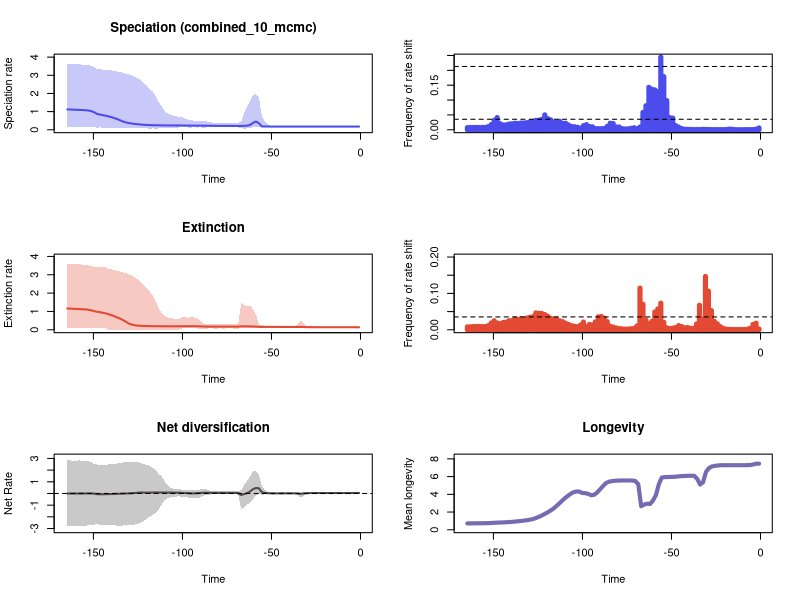

This chart was generated by the following R code:


pdf(file='C:/Users/Gabriela Karam/PyRate/Datasets/Ophidia_abril/RTT_plots.pdf',width=10, height=15)
par(mfrow=c(3,2))
library(scales)

time=c(-0.827253915, -2.481761745,-4.136269575,-5.790777405,-7.445285235,-9.099793065,-10.754300895,-12.408808725,-14.063316555,-15.717824385,-17.372332215,-19.026840045,-20.681347875,-22.335855705,-23.990363535,-25.644871365,-27.299379195,-28.953887025,-30.608394855,-32.262902685,-33.917410515,-35.571918345,-37.226426175,-38.880934005,-40.535441835,-42.189949665,-43.844457495,-45.498965325,-47.153473155,-48.807980985,-50.462488815,-52.116996645,-53.771504475,-55.426012305,-57.080520135,-58.735027965,-60.389535795,-62.044043625,-63.698551455,-65.353059285,-67.007567115,-68.662074945,-70.316582775,-71.971090605,-73.625598435,-75.280106265,-76.934614095,-78.589121925,-80.243629755,-81.898137585,-83.552645415,-85.207153245,-86.861661075,-88.516168905,-90.170676735,-91.825184565,-93.479692395,-95.134200225,-96.788708055,-98.443215885,-100.097723715,-101.752231545,-103.406739375,-105.061247205,-106.715755035,-108.370262865,-110.024770695,-111.679278525,-113.333786355,-114.988294185,-116.642802015,-118.297309845,-119.951817675,-121.606325505,-123.260833335,-124.915341165,-126.569848995,-128.224356825,-129.878864655,-131.533372485,-133.187880315,-134.842388145,-136.496895975,-138.151403805,-139.805911635,-141.460419465,-143.114927295,-144.769435125,-146.423942955,-148.078450785,-149.732958615,-151.387466445,-153.041974275,-154.696482105,-156.350989935,-158.005497765,-159.660005595,-161.314513425,-162.969021255,-164.623529085)
rate=c(0.17635439694485947, 0.17621422835724143,0.17616430940320105,0.176154008496699,0.17614274166048532,0.1761361526650097,0.17612877915992164,0.1761261521759051,0.17612360256016973,0.17612877915992164,0.1761798546600738,0.17624167045884653,0.17623518990596798,0.1762347122386101,0.17623919289045925,0.17625157737023894,0.1762668320339006,0.1762756029329694,0.17628601442278063,0.17630343784924027,0.1763433493604888,0.1763585228876663,0.1763652789442074,0.17636778246330823,0.17636893207810364,0.1763798180943985,0.17639883231913894,0.17644512313077432,0.17662302303377947,0.17694962787900864,0.17741693822905408,0.17872614215296037,0.18100919770576673,0.18429890890245865,0.3621221099623859,0.45356649088631296,0.37770523499454334,0.26465678454895025,0.22922404474797606,0.2175876569850313,0.21169034295574402,0.21006078225558522,0.2101057987791397,0.2107844331374282,0.21161335052259897,0.21208395219952278,0.21246529342970205,0.21285805805733976,0.21389600372628315,0.21548108713166253,0.21730686083994755,0.2224175461147958,0.22564992298820247,0.2266826604654797,0.2271356223398439,0.22756916244372072,0.22802776101255584,0.22875847613083955,0.23076305423193388,0.23304900064147155,0.23580967033033773,0.23671644935465244,0.2369981858253414,0.23747859926768305,0.23785914555619664,0.2385142619782713,0.23974007206719972,0.24278311697666022,0.24548169469658265,0.24863757768535916,0.251681020164497,0.2564427072482206,0.26299682157966775,0.2741992804156035,0.28915536364328553,0.30206095028544006,0.31816106302071606,0.339641829741696,0.3651609670086639,0.40069122173773625,0.4494769174382283,0.5135450751855455,0.5841470726098599,0.6392181292289061,0.6933945948067255,0.7367173692943412,0.7756765022384509,0.8063576216635202,0.8372675823608251,0.8769948712422426,0.9740009403962012,1.032917839832316,1.0629024875362862,1.0784966598084837,1.0865092852149836,1.093662647245834,1.1006773452418024,1.108364325343799,1.116199487704199,1.12234937893034)
minHPD=c(0.15047688196748993, 0.15167559265181096,0.15132519253274399,0.15148749836768638,0.1514930529801872,0.15152557060732613,0.15141803015836805,0.15146310940236649,0.15146310940236649,0.15141803015836805,0.1514969392749431,0.15141030173490067,0.1514861711612616,0.151498354090392,0.15149092192114894,0.15148188685916758,0.1516803792053764,0.15118003575571146,0.1517959685725827,0.1516803792053764,0.1514969392749431,0.15132519253274399,0.15118086176141227,0.15109419573977015,0.15092743599112352,0.15062648035409354,0.15018728151246982,0.1503741928890592,0.15018359621745658,0.14826793411830935,0.14313338425874292,0.14323407861803317,0.14054388043876212,0.13929630344175667,0.1428662802219568,0.14551491431869853,0.13273740267597953,0.11069827492781094,0.08858909439982514,0.04774277093026284,0.10630106107166885,0.1254981125740545,0.1253739080826757,0.12546005765934115,0.12800873946964558,0.12889980075898722,0.1288126630486054,0.1292593482922829,0.13285330850287647,0.13384565351663508,0.134705569834007,0.12922099305840995,0.1254981125740545,0.12341267450457791,0.12610266829517963,0.12466136341672367,0.12614691067650227,0.1246899712037885,0.1252643457727721,0.12615873544098385,0.12834290900280784,0.1252643457727721,0.12454669769095757,0.12358576356772545,0.1255592950132515,0.11633875142244049,0.11027032764439393,0.09489355646494699,0.0947608092150962,0.03407444591631523,0.09737549022885689,0.03407444591631523,0.0947608092150962,0.10653024584939008,0.10653024584939008,0.10667556671616323,0.11676458683939805,0.1131826429191881,0.11734922499644543,0.11690503274116287,0.1236060007627621,0.11713723177752343,0.12171653048057952,0.12324041361480007,0.12383478874535872,0.12171653048057952,0.12468361131043218,0.12369541103888777,0.12631785144244106,0.12302478281033627,0.13543290393541363,0.13483448583348215,0.13537062493103016,0.13605743886722307,0.1303155938210828,0.133551969035519,0.13483448583348215,0.13483448583348215,0.12976414505340148,0.13605743886722307)
maxHPD=c(0.20237598912923976, 0.2023380315558822,0.20164205010285804,0.20169155505399605,0.20164259204832902,0.20164259204832902,0.20151602972583355,0.201537463575649,0.201537463575649,0.20150946571821993,0.20163485323052172,0.20168465346739786,0.20168283221817687,0.20171436713158689,0.2017517597047409,0.20179167487236685,0.20207256825441985,0.20163265644131642,0.20232671513753772,0.20232327034097414,0.20234276166483237,0.20234276166483237,0.2023380315558822,0.20238316485515334,0.20238150407123906,0.20238150407123906,0.20238316485515334,0.20326862753322528,0.2048686154321381,0.2075079437273238,0.2159086848412583,0.3047212203759296,0.46635141482411885,0.7577339174164349,1.7935259924917402,1.9724228505236754,1.897917414639807,1.5812823125246138,1.2449268072303308,0.9094829233736212,0.4175593966884342,0.39336930420895116,0.3905456688990876,0.38635622850283574,0.38501829480389826,0.38456434795827155,0.38419804287462966,0.38474280004707445,0.38906328707088395,0.3943476868451236,0.4015111060363738,0.4294984949550167,0.4671055572234433,0.4799536387568449,0.49132971099092587,0.49611790794607885,0.5044512557189832,0.5165727158920582,0.5622949236719212,0.6177419080634807,0.6900050595204351,0.7165707882021193,0.7396846992197283,0.7818529123780483,0.8341268388766178,0.9040963836073022,1.0344142563435492,1.2800072811197392,1.5352748212947132,1.847068634067262,2.109528548083731,2.217188802669077,2.4194240072688236,2.562961112681075,2.7190845587037824,2.8224327425064266,2.9167142873291296,2.9820494389572842,3.041052145162954,3.0850756613465338,3.136971157151777,3.173166793670826,3.2072930830054527,3.238558813086136,3.273481181560099,3.286428187299696,3.3067133327435,3.315208290543227,3.3278402733281163,3.3487499785702504,3.4589929315876735,3.5296625060461135,3.571063740552061,3.5887648763748246,3.5889136922754035,3.602451347437453,3.6116090654908044,3.6224811638111847,3.6259793299857077,3.6419738234408574)
remove_na = !is.na(rate)
time = time[remove_na]
plot(time,time,type = 'n', ylim = c(0, 4.006171205784944), xlim = c(-165.450783,-0.0), ylab = 'Speciation rate', xlab = 'Time',main='Speciation (combined_10_mcmc)' )
polygon(c(time, rev(time)), c(maxHPD[remove_na], rev(minHPD[remove_na])), col = alpha('#4c4cec',0.3), border = NA)
lines(time,rate[remove_na], col = '#4c4cec', lwd=2)
mids=c(-0.8356100151515151, -2.5068300454545454,-4.178050075757575,-5.849270106060606,-7.520490136363636,-9.191710166666667,-10.862930196969698,-12.534150227272727,-14.205370257575757,-15.876590287878786,-17.547810318181817,-19.219030348484846,-20.890250378787876,-22.56147040909091,-24.232690439393938,-25.903910469696967,-27.575130499999997,-29.246350530303026,-30.91757056060606,-32.588790590909085,-34.26001062121212,-35.93123065151515,-37.602450681818176,-39.27367071212121,-40.94489074242424,-42.61611077272727,-44.2873308030303,-45.958550833333334,-47.62977086363636,-49.30099089393939,-50.97221092424242,-52.64343095454545,-54.314650984848484,-55.98587101515151,-57.65709104545454,-59.32831107575757,-60.9995311060606,-62.670751136363634,-64.34197116666667,-66.01319119696969,-67.68441122727272,-69.35563125757575,-71.02685128787878,-72.69807131818182,-74.36929134848485,-76.04051137878787,-77.7117314090909,-79.38295143939393,-81.05417146969697,-82.7253915,-84.39661153030302,-86.06783156060605,-87.73905159090909,-89.41027162121212,-91.08149165151515,-92.75271168181818,-94.4239317121212,-96.09515174242424,-97.76637177272727,-99.4375918030303,-101.10881183333333,-102.78003186363635,-104.45125189393939,-106.12247192424242,-107.79369195454545,-109.46491198484848,-111.1361320151515,-112.80735204545454,-114.47857207575757,-116.1497921060606,-117.82101213636363,-119.49223216666665,-121.16345219696969,-122.83467222727272,-124.50589225757575,-126.17711228787878,-127.84833231818182,-129.51955234848486,-131.1907723787879,-132.8619924090909,-134.53321243939394,-136.20443246969697,-137.8756525,-139.54687253030303,-141.21809256060607,-142.8893125909091,-144.56053262121213,-146.23175265151517,-147.9029726818182,-149.57419271212123,-151.24541274242424,-152.91663277272727,-154.5878528030303,-156.25907283333333,-157.93029286363637,-159.6015128939394,-161.27273292424243,-162.94395295454547,-164.6151729848485)
counts=c(0.0061806180618061805, 0.0022302230223022303,0.0008000800080008001,0.0006900690069006901,0.0006300630063006301,0.00072007200720072,0.00042004200420042004,0.00044004400440044003,0.0006100610061006101,0.00208020802080208,0.00222022202220222,0.0011901190119011902,0.00054005400540054,0.00071007100710071,0.0007000700070007,0.0008300830083008301,0.0008200820082008201,0.0009800980098009801,0.00144014401440144,0.0016101610161016102,0.00109010901090109,0.00107010701070107,0.00105010501050105,0.0013701370137013701,0.0016401640164016402,0.0021302130213021304,0.004090409040904091,0.00907090709070907,0.014161416141614161,0.03937393739373937,0.04117411741174117,0.09814981498149815,0.1788878887888789,0.24477447744774478,0.12828282828282828,0.13418341834183417,0.13661366136613662,0.14284428442844285,0.08076807680768076,0.058375837583758375,0.009260926092609261,0.004050405040504051,0.006810681068106811,0.00489048904890489,0.0033203320332033204,0.0027402740274027402,0.0038903890389038903,0.009520952095209522,0.009550955095509552,0.020912091209120912,0.02215221522152215,0.011691169116911692,0.004420442044204421,0.0037503750375037503,0.00402040204020402,0.004010401040104011,0.01017101710171017,0.011241124112411242,0.01738173817381738,0.01374137413741374,0.005750575057505751,0.008550855085508551,0.010301030103010301,0.011131113111311132,0.016001600160016,0.022062206220622063,0.021812181218121812,0.0287028702870287,0.025182518251825183,0.024752475247524754,0.033393339333933396,0.037833783378337836,0.049994999499949996,0.03493349334933493,0.03234323432343234,0.031863186318631866,0.028192819281928194,0.025652565256525654,0.02404240424042404,0.023002300230023004,0.022802280228022803,0.02125212521252125,0.022172217221722173,0.020232023202320232,0.01935193519351935,0.01675167516751675,0.016361636163616362,0.02045204520452045,0.04095409540954095,0.03202320232023202,0.017481748174817482,0.010711071107110712,0.00804080408040804,0.008280828082808282,0.0075307530753075305,0.0083008300830083,0.00793079307930793,0.007990799079907992,0.0072007200720072)
plot(mids,counts,type = 'h', xlim = c(-165.450783,-0.0), ylim=c(0,0.24477447744774478), ylab = 'Frequency of rate shift', xlab = 'Time',lwd=5,col='#4c4cec')
bf2 = 0.03534450657052072
bf6 = 0.2130516392520573
abline(h=bf2, lty=2)
abline(h=bf6, lty=2)

time=c(-0.827253915, -2.481761745,-4.136269575,-5.790777405,-7.445285235,-9.099793065,-10.754300895,-12.408808725,-14.063316555,-15.717824385,-17.372332215,-19.026840045,-20.681347875,-22.335855705,-23.990363535,-25.644871365,-27.299379195,-28.953887025,-30.608394855,-32.262902685,-33.917410515,-35.571918345,-37.226426175,-38.880934005,-40.535441835,-42.189949665,-43.844457495,-45.498965325,-47.153473155,-48.807980985,-50.462488815,-52.116996645,-53.771504475,-55.426012305,-57.080520135,-58.735027965,-60.389535795,-62.044043625,-63.698551455,-65.353059285,-67.007567115,-68.662074945,-70.316582775,-71.971090605,-73.625598435,-75.280106265,-76.934614095,-78.589121925,-80.243629755,-81.898137585,-83.552645415,-85.207153245,-86.861661075,-88.516168905,-90.170676735,-91.825184565,-93.479692395,-95.134200225,-96.788708055,-98.443215885,-100.097723715,-101.752231545,-103.406739375,-105.061247205,-106.715755035,-108.370262865,-110.024770695,-111.679278525,-113.333786355,-114.988294185,-116.642802015,-118.297309845,-119.951817675,-121.606325505,-123.260833335,-124.915341165,-126.569848995,-128.224356825,-129.878864655,-131.533372485,-133.187880315,-134.842388145,-136.496895975,-138.151403805,-139.805911635,-141.460419465,-143.114927295,-144.769435125,-146.423942955,-148.078450785,-149.732958615,-151.387466445,-153.041974275,-154.696482105,-156.350989935,-158.005497765,-159.660005595,-161.314513425,-162.969021255,-164.623529085)
rate=c(0.13688973974588395, 0.13695759943382718,0.13765474787776577,0.13826534784822603,0.13843842822798058,0.13849525051128475,0.13851491253935005,0.13852001291414726,0.13851835199084556,0.13851835199084556,0.1385261319146755,0.1385268122682909,0.13854807073963993,0.13864202149454324,0.13890276685710118,0.13949652547314245,0.14022054861615685,0.14203620760189523,0.14599209010655198,0.1527131509946815,0.154854436526603,0.1543089890026368,0.1537577446564724,0.15380017871087692,0.15396905491792362,0.15425410843003967,0.1545488528084327,0.15494013308472054,0.15559350923856835,0.15602988594695613,0.15628325675247484,0.1563611988040877,0.15657325018066354,0.1571473586295219,0.16063631040098084,0.17017344977105325,0.17757287012774853,0.18320088665405923,0.1844304598692013,0.18632693019695976,0.1886479091698899,0.17354166857570424,0.17124589060531575,0.17059110632025948,0.17039757695649027,0.17038884577958913,0.17046449839643513,0.17066869637695964,0.17101636574756585,0.1715088360078727,0.17230570966837278,0.17350024650095033,0.17560835441989897,0.18005348693151024,0.1847146909791626,0.18964257975880394,0.19369221182598348,0.19496994110174276,0.19430907190174843,0.1934502449497023,0.19306648336672688,0.1903365791743158,0.1897827980918969,0.18976688959454388,0.18995209838242788,0.19024476734336643,0.1907994784746163,0.1917387031915861,0.19298617991040118,0.1945706618135053,0.19656521041487854,0.1989519991135784,0.2020757451367749,0.20681386409899477,0.21361185915553688,0.22354952482202484,0.2412567297266467,0.2800488593935456,0.3296899514656466,0.42157435524058945,0.5186748830223341,0.5963215168163603,0.6696062176555159,0.7322092866564104,0.7983165736308513,0.8480306550533847,0.894256005847244,0.9276172643009053,0.9612955123937031,0.9850089974836074,1.0192495843729485,1.0649626606170377,1.0958648485747258,1.1101716820532264,1.1193207459074375,1.1285244439130286,1.1365884576088945,1.1446637887100264,1.1537259520412957,1.160333108954858)
minHPD=c(0.10001666821438797, 0.10090104691809271,0.10343716421102471,0.10484816721151238,0.10487165170129767,0.10485165120096969,0.1049316302733871,0.10517444087490149,0.10514182674364722,0.10483133554304401,0.10497527177484088,0.1049316302733871,0.10497527177484088,0.10496467741157349,0.10415501087131224,0.10197905222341387,0.10028318889907877,0.10035598433138634,0.10411922274961437,0.10189808774838308,0.11134369706189978,0.11917035965047307,0.12281814291526116,0.12257293759901278,0.12281814291526116,0.12305640110090879,0.12430136732476486,0.1240637836487563,0.12401658765679438,0.1246026432350749,0.12503378680844024,0.12452939552180091,0.12397051913189629,0.12381908024184897,0.11798057927657093,0.1149664194296605,0.11373061861464047,0.11801162000253851,0.11715841234161795,0.1149932555449941,0.11421342224919816,0.05234477585442871,0.06473165383564516,0.07079892933915238,0.07104740817089605,0.07081759994075577,0.06793578602222079,0.07103046921819837,0.06792322485700758,0.06590092963329505,0.0719325359720612,0.07107564357683543,0.05849406053707148,0.04790074654594425,0.042697240870807375,0.07848704036822733,0.09736443564071763,0.10202807222934253,0.09758303868563047,0.09392168952022929,0.08589786184169568,7.020827833894094e-06,7.020827833894094e-06,7.020827833894094e-06,3.9788020945093186e-05,7.020827833894094e-06,3.9788020945093186e-05,7.020827833894094e-06,7.020827833894094e-06,7.020827833894094e-06,7.020827833894094e-06,7.020827833894094e-06,7.020827833894094e-06,7.020827833894094e-06,7.020827833894094e-06,7.020827833894094e-06,7.020827833894094e-06,7.020827833894094e-06,7.020827833894094e-06,7.020827833894094e-06,7.020827833894094e-06,7.020827833894094e-06,7.020827833894094e-06,1.037946732075991e-05,1.037946732075991e-05,5.6065497045598656e-05,0.09138466478522475,0.09165665583809518,0.09743257253113068,0.09786709658864544,0.10301929172438902,0.10550607681608773,0.09798412248213909,0.10679408575297013,0.10986334666494267,0.11144966068701401,0.10198561845587088,0.10629345427141199,0.10301929172438902,0.11608506587103913)
maxHPD=c(0.16890968930895256, 0.16897519280462756,0.16675713434303804,0.16564983549290982,0.1652641047008649,0.16526379422597132,0.1653536756065523,0.16561625745651856,0.16564757611318567,0.16541132786847643,0.16564983549290982,0.165814488216819,0.16615139043972443,0.1667766849699044,0.16755800604156562,0.16970044555626235,0.1760195343766718,0.19671101304815095,0.2195738346404874,0.4281210184658976,0.4916245493761861,0.23853060220432828,0.22705269674290052,0.22601391274553054,0.22601391274553054,0.22616882521877127,0.22747754603069242,0.22748148290573403,0.22859625300224407,0.23056721448003964,0.23194660906127462,0.23194660906127462,0.2327849549465931,0.23621816448506472,0.28190524871586703,0.8515110369483677,1.1061041764407358,1.3297012628027245,1.2901905578072723,1.3383692308070478,1.4849654654156823,0.32078705216231995,0.29763134503711625,0.29778648383076795,0.29955640507848075,0.3000991512941555,0.2977250436786837,0.3016379105313719,0.29995809267386986,0.2999143605171086,0.3096694999378337,0.31663274630044724,0.32078705216231995,0.36779643422219815,0.4964640177446084,0.6307565384086591,0.6716387591621364,0.6832993131998053,0.6638783418581278,0.6770058161029268,0.6882726578546025,0.5955353742052913,0.5986548560901233,0.6150826458910006,0.641895175352799,0.6812365509479558,0.7496446843864139,0.8918614370095507,1.181955948149925,1.553456987642895,1.8604778149420393,2.0716318122123476,2.258811895291034,2.4262415838764744,2.5796795654801286,2.7244243162957806,2.845284765805159,2.9522305567833786,3.0176872177085676,3.0751661686368084,3.1238496611579953,3.17153647854884,3.2127016576784446,3.250217685217891,3.2884671921010784,3.307891961717467,3.405927641908738,3.4054594481279916,3.4085805775004707,3.408408827614894,3.4381753137972835,3.4901235803949016,3.5200332933965472,3.546767462355524,3.5572147488322368,3.5695996981824214,3.5691523913163308,3.5809328227967785,3.5856796873363934,3.607120822949321)
remove_na = !is.na(rate)
time = time[remove_na]
plot(time,time,type = 'n', ylim = c(0, 3.9678329052442534), xlim = c(-165.450783,-0.0), ylab = 'Extinction rate', xlab = 'Time',main='Extinction' )
polygon(c(time, rev(time)), c(maxHPD[remove_na], rev(minHPD[remove_na])), col = alpha('#e34a33',0.3), border = NA)
lines(time,rate[remove_na], col = '#e34a33', lwd=2)
mids=c(-0.8356100151515151, -2.5068300454545454,-4.178050075757575,-5.849270106060606,-7.520490136363636,-9.191710166666667,-10.862930196969698,-12.534150227272727,-14.205370257575757,-15.876590287878786,-17.547810318181817,-19.219030348484846,-20.890250378787876,-22.56147040909091,-24.232690439393938,-25.903910469696967,-27.575130499999997,-29.246350530303026,-30.91757056060606,-32.588790590909085,-34.26001062121212,-35.93123065151515,-37.602450681818176,-39.27367071212121,-40.94489074242424,-42.61611077272727,-44.2873308030303,-45.958550833333334,-47.62977086363636,-49.30099089393939,-50.97221092424242,-52.64343095454545,-54.314650984848484,-55.98587101515151,-57.65709104545454,-59.32831107575757,-60.9995311060606,-62.670751136363634,-64.34197116666667,-66.01319119696969,-67.68441122727272,-69.35563125757575,-71.02685128787878,-72.69807131818182,-74.36929134848485,-76.04051137878787,-77.7117314090909,-79.38295143939393,-81.05417146969697,-82.7253915,-84.39661153030302,-86.06783156060605,-87.73905159090909,-89.41027162121212,-91.08149165151515,-92.75271168181818,-94.4239317121212,-96.09515174242424,-97.76637177272727,-99.4375918030303,-101.10881183333333,-102.78003186363635,-104.45125189393939,-106.12247192424242,-107.79369195454545,-109.46491198484848,-111.1361320151515,-112.80735204545454,-114.47857207575757,-116.1497921060606,-117.82101213636363,-119.49223216666665,-121.16345219696969,-122.83467222727272,-124.50589225757575,-126.17711228787878,-127.84833231818182,-129.51955234848486,-131.1907723787879,-132.8619924090909,-134.53321243939394,-136.20443246969697,-137.8756525,-139.54687253030303,-141.21809256060607,-142.8893125909091,-144.56053262121213,-146.23175265151517,-147.9029726818182,-149.57419271212123,-151.24541274242424,-152.91663277272727,-154.5878528030303,-156.25907283333333,-157.93029286363637,-159.6015128939394,-161.27273292424243,-162.94395295454547,-164.6151729848485)
counts=c(0.0022302230223022303, 0.018041804180418043,0.014921492149214921,0.0042104210421042105,0.0017701770177017701,0.0009000900090009,0.0006600660066006601,0.0009000900090009,0.0008900890089008901,0.00112011201120112,0.0013101310131013102,0.00199019901990199,0.0039203920392039205,0.00864086408640864,0.01632163216321632,0.023292329232923292,0.05293529352935294,0.10623062306230623,0.14660466046604662,0.029602960296029605,0.06755675567556756,0.015991599159915992,0.0036703670367036704,0.0042904290429042905,0.0061406140614061406,0.005530553055305531,0.008920892089208921,0.011501150115011502,0.006280628062806281,0.0046204620462046205,0.0033403340334033403,0.00547054705470547,0.020572057205720574,0.07311731173117311,0.05732573257325733,0.048834883488348836,0.02304230423042304,0.01669166916691669,0.0268026802680268,0.06993699369936994,0.11448144814481448,0.01065106510651065,0.004060406040604061,0.00286028602860286,0.0021702170217021703,0.0019001900190019003,0.00267026702670267,0.0035003500350035003,0.004960496049604961,0.007640764076407641,0.009770977097709771,0.0223022302230223,0.031733173317331734,0.036623662366236626,0.03565356535653565,0.021632163216321634,0.013391339133913391,0.014751475147514752,0.00798079807980798,0.021282128212821282,0.013011301130113012,0.00827082708270827,0.009850985098509851,0.01142114211421142,0.014571457145714572,0.018201820182018203,0.0224022402240224,0.024972497249724973,0.02917291729172917,0.029732973297329733,0.031543154315431546,0.037233723372337234,0.04191419141914191,0.04494449444944494,0.04551455145514551,0.0464046404640464,0.036053605360536055,0.03414341434143414,0.032503250325032505,0.028572857285728573,0.03081308130813081,0.028522852285228523,0.029522952295229523,0.025082508250825083,0.025022502250225023,0.021232123212321232,0.020052005200520053,0.016621662166216623,0.018841884188418843,0.02484248424842484,0.018681868186818683,0.01147114711471147,0.008840884088408841,0.009180918091809182,0.00927092709270927,0.00935093509350935,0.009080908090809081,0.008290829082908291,0.007940794079407941)
plot(mids,counts,type = 'h', xlim = c(-165.450783,-0.0), ylim=c(0,0.2), ylab = 'Frequency of rate shift', xlab = 'Time',lwd=5,col='#e34a33')
abline(h=bf2, lty=2)
abline(h=bf6, lty=2)
#Net Diversification Rate
time=c(-0.827253915, -2.481761745,-4.136269575,-5.790777405,-7.445285235,-9.099793065,-10.754300895,-12.408808725,-14.063316555,-15.717824385,-17.372332215,-19.026840045,-20.681347875,-22.335855705,-23.990363535,-25.644871365,-27.299379195,-28.953887025,-30.608394855,-32.262902685,-33.917410515,-35.571918345,-37.226426175,-38.880934005,-40.535441835,-42.189949665,-43.844457495,-45.498965325,-47.153473155,-48.807980985,-50.462488815,-52.116996645,-53.771504475,-55.426012305,-57.080520135,-58.735027965,-60.389535795,-62.044043625,-63.698551455,-65.353059285,-67.007567115,-68.662074945,-70.316582775,-71.971090605,-73.625598435,-75.280106265,-76.934614095,-78.589121925,-80.243629755,-81.898137585,-83.552645415,-85.207153245,-86.861661075,-88.516168905,-90.170676735,-91.825184565,-93.479692395,-95.134200225,-96.788708055,-98.443215885,-100.097723715,-101.752231545,-103.406739375,-105.061247205,-106.715755035,-108.370262865,-110.024770695,-111.679278525,-113.333786355,-114.988294185,-116.642802015,-118.297309845,-119.951817675,-121.606325505,-123.260833335,-124.915341165,-126.569848995,-128.224356825,-129.878864655,-131.533372485,-133.187880315,-134.842388145,-136.496895975,-138.151403805,-139.805911635,-141.460419465,-143.114927295,-144.769435125,-146.423942955,-148.078450785,-149.732958615,-151.387466445,-153.041974275,-154.696482105,-156.350989935,-158.005497765,-159.660005595,-161.314513425,-162.969021255,-164.623529085)
net_rate=c(0.0435621882390433, 0.042343921487610084,0.04060275306013599,0.039420380492504285,0.03911881475165359,0.039012327246423006,0.03897300677850009,0.03897364054861178,0.03899118450524212,0.03901116134991851,0.03912623182832443,0.03953366159584161,0.03923142243761807,0.03909713024498191,0.03867976947949323,0.03767874968972091,0.03644182580795636,0.03296922405608029,0.023517011995119567,-0.009904270697424354,-0.019133832800102522,0.0029524010088776056,0.012518095821523674,0.012756625179679444,0.012551094964976283,0.01216409844967532,0.01178563316275948,0.011365984805684752,0.01088104799208666,0.01154214380713624,0.01375160142030167,0.023457449316569713,0.05062315898221859,0.10443086158058348,0.44765204734465225,0.466782214591628,0.371381918448139,0.1712867022613281,0.031971215239355213,-0.05455486678281195,-0.1308179982389355,0.034369577487152435,0.04677057283746489,0.04921768116440377,0.05052520745005399,0.05101747701420036,0.05127265777119443,0.051481599047807136,0.052383776316279544,0.05434292609846128,0.05626469075550881,0.06625906406307606,0.06909972572431472,0.05816356363323228,0.04262335168636672,0.024719554638216488,0.010045869667049356,0.008901957278587336,0.024226282019798855,0.036972160430001,0.05014989534608448,0.06385276484560477,0.06784048182127357,0.07357143314128091,0.07506112595169984,0.07587732997104084,0.0777198814943401,0.08452400774666906,0.08251671843896066,0.09198528515005236,0.08135074496315699,0.07564786652209152,0.07160013221269947,0.07696793321620739,0.08564566301048168,0.0675701657517219,0.044581557999729245,0.021588318828423794,0.012287712562745755,-0.00041167701460938596,-0.011035612419140054,-0.01952503880071825,-0.028710783254501295,-0.03771869969771396,-0.047277046702222485,-0.05362040439558261,-0.06028020843913113,-0.06479692744400706,-0.06943831339620225,-0.058074866257711265,-0.008063122789134552,0.0024310244390526757,0.0019307410486356113,0.0012984034011168694,0.0003307297141220915,-0.0008942403128981733,-0.0032134901670097474,-0.0036878258176422244,-0.004540530049422733,-0.005320051299109641)
net_minHPD=c(-0.00175809471914129, -0.001213400427128114,0.0005477649409746932,0.001988974096838375,0.0025034185215848936,0.0022817289761183357,0.002285571937959474,0.0022968834186656295,0.00226934875838275,0.002152077194591401,0.0020111626819920847,0.001944766725707786,0.0017712382381675218,0.0008236676135829624,-0.0002566533616582267,-0.0029710260789487797,-0.007699185694082594,-0.024806114595340517,-0.047246925286179325,-0.2569513150499746,-0.3246971267783819,-0.0659243813208116,-0.05415878152217521,-0.05305586967721301,-0.053085130988913126,-0.05354212378070056,-0.05415062463175774,-0.055945428640431144,-0.058174873281325146,-0.06270419232049906,-0.07360262353013733,-0.08359890167871567,-0.08283792114903096,-0.0957739355719189,-0.0765903074815828,-0.15496924295594894,-0.5178512802250015,-0.783611384748141,-0.9651178352088734,-1.1731805409586233,-1.3732349504972026,-0.10262600656015833,-0.07405506576060017,-0.07060421396795366,-0.06790893989525718,-0.06754502072464522,-0.06623147469749782,-0.06514741046396072,-0.0679395102337661,-0.06819667879076802,-0.07494625985499331,-0.10817758224650198,-0.14137168905547257,-0.1972899312546289,-0.363183545025614,-0.3948492031335029,-0.4206854361635899,-0.40848921126934584,-0.3416380781610662,-0.2960695279739684,-0.2937142354901321,-0.24534384418923938,-0.260903790720754,-0.28209401881303026,-0.33675236434053846,-0.36954914974825653,-0.581723067140423,-0.9230878853648679,-1.360962363094856,-1.6330451330958047,-1.848241698274575,-1.9706569687450244,-2.145298869264498,-2.32501022644246,-2.5100214338984452,-2.5856545757388667,-2.6622114012669216,-2.7233691625991674,-2.7298771665503905,-2.742696856031108,-2.7327001174907544,-2.7840404304748936,-2.744838611986342,-2.7358120152089773,-2.676499168006786,-2.679609808409061,-2.703822431785,-2.67300260479709,-2.6737670380603342,-2.591635410679092,-2.730164921761081,-2.733394361137364,-2.731605692452664,-2.7499575207988207,-2.7413206156907366,-2.7413206156907366,-2.803177579711121,-2.8240340724458903,-2.797294878588954,-2.819747809492027)
net_maxHPD=c(0.08949350775691384, 0.08556526258202592,0.08040777235083214,0.0785275149652011,0.07842934282008406,0.07812366429867174,0.07812366429867174,0.07813292154754979,0.078122006548253,0.07812366429867174,0.0782520353459529,0.07875162483888662,0.07875874054458298,0.07836193244729886,0.07898026729728459,0.08086892422049383,0.08293714473373522,0.08232338507790131,0.0781219233413854,0.08612974994152539,0.07470544122253939,0.06778124729258472,0.06188739735395643,0.06216224149506122,0.06215211264564277,0.062040230058535484,0.06211389618176519,0.06141881667724805,0.06236427568085312,0.06442995483510967,0.06788990312888096,0.14617411148666037,0.3038558390949912,0.6003526370404703,1.6505224313601001,1.927908224579108,1.887144889073307,1.4556470532705252,1.0730420847228048,0.7814530023260364,0.27333851527102226,0.22262840385680965,0.19931913428890602,0.1920946523565831,0.1920946523565831,0.19208178799721043,0.1936636184978427,0.19574150609146135,0.19574150609146135,0.20330346545445685,0.2150474719079244,0.2667356752744504,0.37713758575652756,0.43098996798757105,0.33006939975237426,0.3192252874458814,0.28529765656358574,0.2925771078176206,0.2871120169063051,0.30185253827952063,0.32656759929466006,0.35327971927487867,0.3684058100483746,0.42627186605938505,0.49660986976895716,0.7260263200438503,1.0242911863722575,1.4927872252306453,1.6618838039726087,2.0321833933795173,2.1767379578383226,2.3602886626061568,2.456290830065932,2.492270778591848,2.607379855936376,2.6747182212714247,2.6809556892363458,2.659444837025904,2.6615918211842704,2.6601989242689696,2.6601989242689696,2.5785966979847563,2.5740998865902145,2.528427483495412,2.5229702520753365,2.492861714340282,2.4548908735285475,2.4588466479412423,2.4216397888374805,2.481291192458401,2.522910970326653,2.7029072665218257,2.7710228196441307,2.7801287269121446,2.8090269385201934,2.8328575464989054,2.7891764868155353,2.7891764868155353,2.83572245354388,2.830693122262363)
remove_na = !is.na(net_rate)
time = time[remove_na]
plot(time,time,type = 'n', ylim = c(-3.1064374796904795, 3.119294698898268), xlim = c(-165.450783,-0.0), ylab = 'Net Rate', xlab = 'Time',lwd=2, main='Net diversification', col= '#504A4B' )
polygon(c(time, rev(time)), c(net_maxHPD[remove_na], rev(net_minHPD[remove_na])), col = alpha('#504A4B',0.3), border = NA)
lines(time,net_rate[remove_na], col = '#504A4B', lwd=2)
abline(h=0,lty=2)


time=c(-0.827253915, -2.481761745,-4.136269575,-5.790777405,-7.445285235,-9.099793065,-10.754300895,-12.408808725,-14.063316555,-15.717824385,-17.372332215,-19.026840045,-20.681347875,-22.335855705,-23.990363535,-25.644871365,-27.299379195,-28.953887025,-30.608394855,-32.262902685,-33.917410515,-35.571918345,-37.226426175,-38.880934005,-40.535441835,-42.189949665,-43.844457495,-45.498965325,-47.153473155,-48.807980985,-50.462488815,-52.116996645,-53.771504475,-55.426012305,-57.080520135,-58.735027965,-60.389535795,-62.044043625,-63.698551455,-65.353059285,-67.007567115,-68.662074945,-70.316582775,-71.971090605,-73.625598435,-75.280106265,-76.934614095,-78.589121925,-80.243629755,-81.898137585,-83.552645415,-85.207153245,-86.861661075,-88.516168905,-90.170676735,-91.825184565,-93.479692395,-95.134200225,-96.788708055,-98.443215885,-100.097723715,-101.752231545,-103.406739375,-105.061247205,-106.715755035,-108.370262865,-110.024770695,-111.679278525,-113.333786355,-114.988294185,-116.642802015,-118.297309845,-119.951817675,-121.606325505,-123.260833335,-124.915341165,-126.569848995,-128.224356825,-129.878864655,-131.533372485,-133.187880315,-134.842388145,-136.496895975,-138.151403805,-139.805911635,-141.460419465,-143.114927295,-144.769435125,-146.423942955,-148.078450785,-149.732958615,-151.387466445,-153.041974275,-154.696482105,-156.350989935,-158.005497765,-159.660005595,-161.314513425,-162.969021255,-164.623529085)
rate=c(7.4626979332033665, 7.453332529745718,7.368604837202561,7.306347103675044,7.291503044857724,7.286650010169644,7.2856126578439895,7.286178589289083,7.287200475244636,7.287664305325449,7.28784871752527,7.288809510327071,7.288139520048362,7.281729438343686,7.259135186121198,7.205920453124617,7.140879556622904,6.966983487361083,6.5353402704831,5.361940030196673,5.1063958182449545,5.755279762445534,6.0903199465430795,6.09920604589773,6.091719497044332,6.076609919737068,6.061622038958951,6.041122292403486,6.000899373069311,5.974357345409805,5.960810945117604,5.957168873787946,5.9421308694278,5.895031003142502,5.161039131248928,3.9024292967320853,3.304625127471666,2.9034540692070157,2.9435803032618004,2.841645982126734,2.6595206484469136,5.145335850119154,5.503609054157455,5.555089089042599,5.564237165346449,5.565638622633199,5.563793728538054,5.558607507693339,5.54745638160724,5.528261361089057,5.487716654417842,5.417320883580972,5.2610816357290116,4.917555478359359,4.548807613284792,4.193894325450591,3.939532995148977,3.897624968295244,4.051996059164303,4.129544665585611,4.1519414249706585,4.3126017634029195,4.3190680511579105,4.235172924989157,4.044737631930376,3.8043612066585215,3.536519021128211,3.2226814325936384,2.9150668884560926,2.607101827444003,2.336426224006754,2.119495518674211,1.9240935875386098,1.7413728577561776,1.5707029311572631,1.420137489381951,1.2935527475664748,1.1873660550838052,1.1258325898241266,1.0703152422162983,1.023793790140188,0.9857952114092563,0.9488347941039055,0.9175727459427054,0.8866603975461113,0.864878379284186,0.8449375677950721,0.8295213638095683,0.8149698364445096,0.8040297461574206,0.7874522228771679,0.7628772157839209,0.7476934218076077,0.7406592549252392,0.7365970520678271,0.7323730256603956,0.7284128871709922,0.7247618227548864,0.7208757108775048,0.7173421555451639)
minHPD=c(7.4626979332033665, 7.453332529745718,7.368604837202561,7.306347103675044,7.291503044857724,7.286650010169644,7.2856126578439895,7.286178589289083,7.287200475244636,7.287664305325449,7.28784871752527,7.288809510327071,7.288139520048362,7.281729438343686,7.259135186121198,7.205920453124617,7.140879556622904,6.966983487361083,6.5353402704831,5.361940030196673,5.1063958182449545,5.755279762445534,6.0903199465430795,6.09920604589773,6.091719497044332,6.076609919737068,6.061622038958951,6.041122292403486,6.000899373069311,5.974357345409805,5.960810945117604,5.957168873787946,5.9421308694278,5.895031003142502,5.161039131248928,3.9024292967320853,3.304625127471666,2.9034540692070157,2.9435803032618004,2.841645982126734,2.6595206484469136,5.145335850119154,5.503609054157455,5.555089089042599,5.564237165346449,5.565638622633199,5.563793728538054,5.558607507693339,5.54745638160724,5.528261361089057,5.487716654417842,5.417320883580972,5.2610816357290116,4.917555478359359,4.548807613284792,4.193894325450591,3.939532995148977,3.897624968295244,4.051996059164303,4.129544665585611,4.1519414249706585,4.3126017634029195,4.3190680511579105,4.235172924989157,4.044737631930376,3.8043612066585215,3.536519021128211,3.2226814325936384,2.9150668884560926,2.607101827444003,2.336426224006754,2.119495518674211,1.9240935875386098,1.7413728577561776,1.5707029311572631,1.420137489381951,1.2935527475664748,1.1873660550838052,1.1258325898241266,1.0703152422162983,1.023793790140188,0.9857952114092563,0.9488347941039055,0.9175727459427054,0.8866603975461113,0.864878379284186,0.8449375677950721,0.8295213638095683,0.8149698364445096,0.8040297461574206,0.7874522228771679,0.7628772157839209,0.7476934218076077,0.7406592549252392,0.7365970520678271,0.7323730256603956,0.7284128871709922,0.7247618227548864,0.7208757108775048,0.7173421555451639)
maxHPD=c(7.4626979332033665, 7.453332529745718,7.368604837202561,7.306347103675044,7.291503044857724,7.286650010169644,7.2856126578439895,7.286178589289083,7.287200475244636,7.287664305325449,7.28784871752527,7.288809510327071,7.288139520048362,7.281729438343686,7.259135186121198,7.205920453124617,7.140879556622904,6.966983487361083,6.5353402704831,5.361940030196673,5.1063958182449545,5.755279762445534,6.0903199465430795,6.09920604589773,6.091719497044332,6.076609919737068,6.061622038958951,6.041122292403486,6.000899373069311,5.974357345409805,5.960810945117604,5.957168873787946,5.9421308694278,5.895031003142502,5.161039131248928,3.9024292967320853,3.304625127471666,2.9034540692070157,2.9435803032618004,2.841645982126734,2.6595206484469136,5.145335850119154,5.503609054157455,5.555089089042599,5.564237165346449,5.565638622633199,5.563793728538054,5.558607507693339,5.54745638160724,5.528261361089057,5.487716654417842,5.417320883580972,5.2610816357290116,4.917555478359359,4.548807613284792,4.193894325450591,3.939532995148977,3.897624968295244,4.051996059164303,4.129544665585611,4.1519414249706585,4.3126017634029195,4.3190680511579105,4.235172924989157,4.044737631930376,3.8043612066585215,3.536519021128211,3.2226814325936384,2.9150668884560926,2.607101827444003,2.336426224006754,2.119495518674211,1.9240935875386098,1.7413728577561776,1.5707029311572631,1.420137489381951,1.2935527475664748,1.1873660550838052,1.1258325898241266,1.0703152422162983,1.023793790140188,0.9857952114092563,0.9488347941039055,0.9175727459427054,0.8866603975461113,0.864878379284186,0.8449375677950721,0.8295213638095683,0.8149698364445096,0.8040297461574206,0.7874522228771679,0.7628772157839209,0.7476934218076077,0.7406592549252392,0.7365970520678271,0.7323730256603956,0.7284128871709922,0.7247618227548864,0.7208757108775048,0.7173421555451639)
remove_na = !is.na(rate)
time = time[remove_na]
plot(time,time,type = 'n', ylim = c(0, 8.208967726523705), xlim = c(-165.450783,-0.0), ylab = 'Mean longevity', xlab = 'Time',main='Longevity' )
polygon(c(time, rev(time)), c(maxHPD[remove_na], rev(minHPD[remove_na])), col = alpha('#756bb1',0.3), border = NA)
lines(time,rate[remove_na], col = '#756bb1', lwd=4)

n <- dev.off()